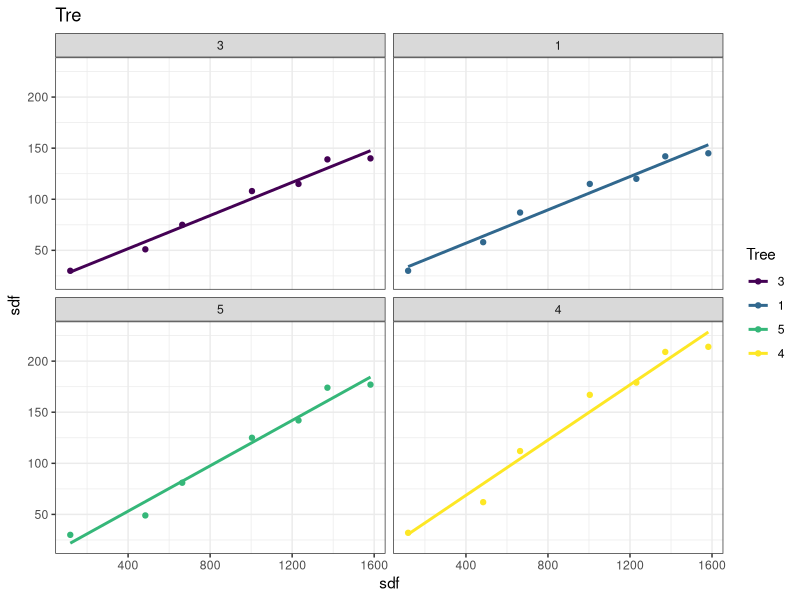
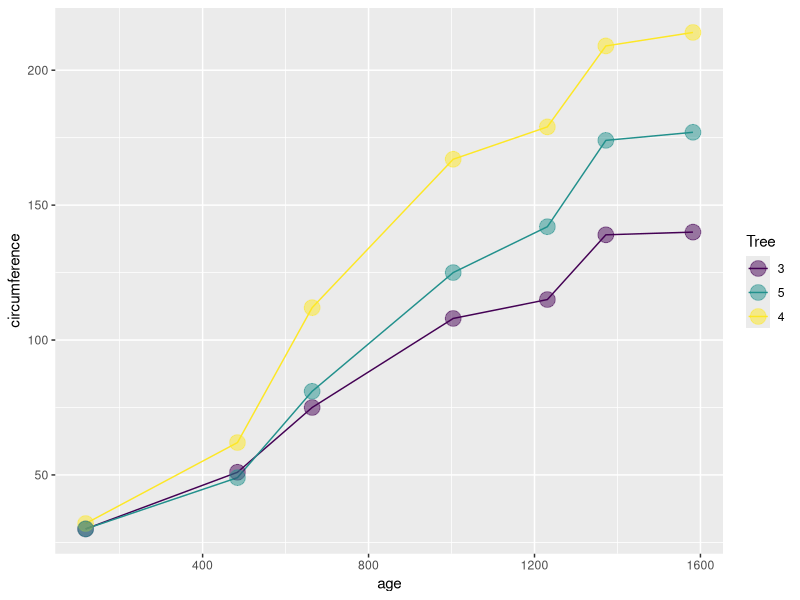

Write R code to recreate these figures, in order.
library(tidyverse)

data()

view(Orange)
head(Orange)

#two numeric and one categorical variable,x axis independent & y axis is dependent

Orange %>% 
  filter(Tree!="2") %>% 
  ggplot(aes(x=age, y= circumference,color=Tree))+
  geom_point()+
  geom_smooth(method = lm,se=F)+
  facet_wrap(~Tree)+
  theme_bw()+
  labs(title="Tre",x="sdf",y="sdf")
  


Orange %>% 
  filter(Tree!="2" & 
            Tree!="1") %>% 
  ggplot(aes(x=age, y= circumference,color=Tree))+
  geom_line()+
  geom_point(size=5,alpha=0.5)
  theme_bw()

  
